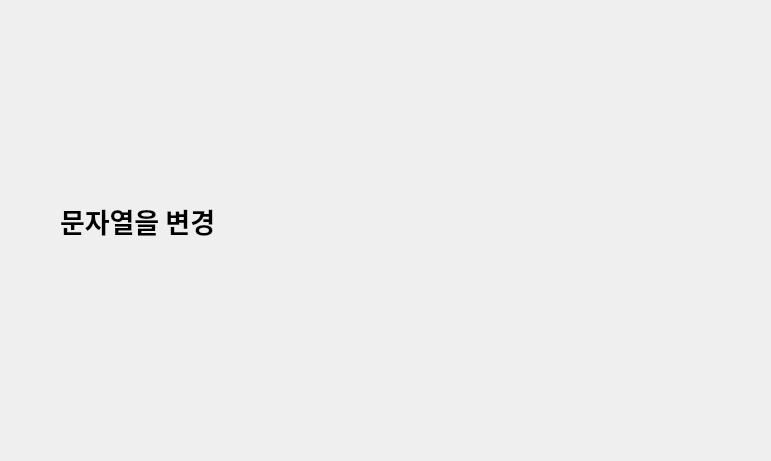
<?xml version="1.0" encoding="UTF-8"?>
<ui version="4.0">
 <class>Dialog</class>
 <widget class="QDialog" name="Dialog">
  <property name="geometry">
   <rect>
    <x>0</x>
    <y>0</y>
    <width>771</width>
    <height>461</height>
   </rect>
  </property>
  <property name="windowTitle">
   <string>Dialog</string>
  </property>
  <widget class="QLabel" name="label">
   <property name="geometry">
    <rect>
     <x>60</x>
     <y>50</y>
     <width>651</width>
     <height>341</height>
    </rect>
   </property>
   <property name="font">
    <font>
     <family>맑은 고딕</family>
     <pointsize>20</pointsize>
     <weight>75</weight>
     <bold>true</bold>
    </font>
   </property>
   <property name="text">
    <string>문자열을 변경</string>
   </property>
  </widget>
 </widget>
 <resources/>
 <connections/>
</ui>
